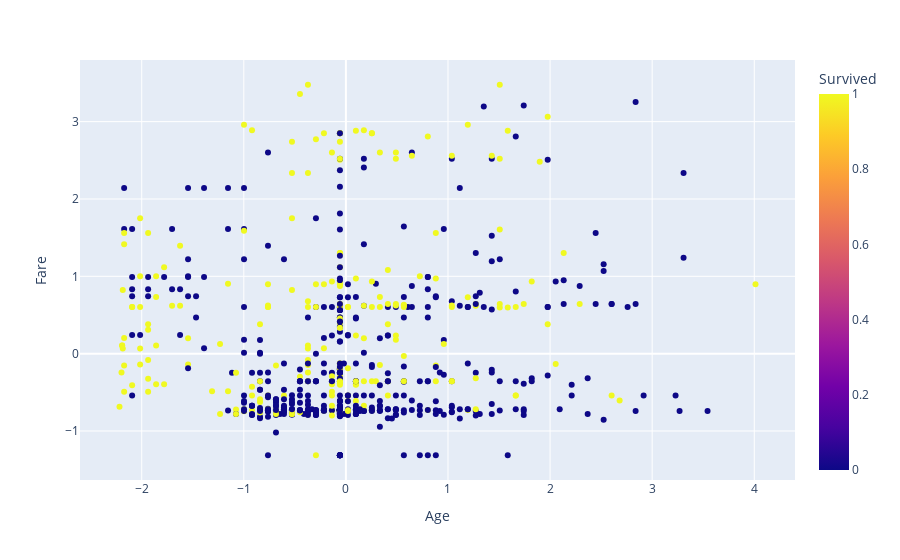

Notebook source saved alongside this figure:
### Code cell
fig = px.scatter(df, x='Age', y='Fare', color='Survived', hover_data=['Name'])
fig.show()

### Figure 1 — Plotly figure (JSON) as saved in the notebook; plotly's stock layout.template omitted (floating-point values rounded to 4 significant figures; data arrays with more than 128 entries replaced by an {"elided": "..."} marker saying what was removed)
{"data": [{"customdata": {"elided": "775x1 str values"}, "hovertemplate": "Age=%{x}<br>Fare=%{y}<br>Name=%{customdata[0]}<br>Survived=%{marker.color}<extra></extra>", "legendgroup": "", "marker": {"color": {"elided": "775 int values"}, "coloraxis": "coloraxis", "symbol": "circle"}, "mode": "markers", "name": "", "orientation": "v", "showlegend": false, "type": "scatter", "x": {"elided": "775 float values"}, "xaxis": "x", "y": {"elided": "775 float values"}, "yaxis": "y"}], "layout": {"coloraxis": {"colorbar": {"title": {"text": "Survived"}}, "colorscale": [[0, "#0d0887"], [0.1111, "#46039f"], [0.2222, "#7201a8"], [0.3333, "#9c179e"], [0.4444, "#bd3786"], [0.5556, "#d8576b"], [0.6667, "#ed7953"], [0.7778, "#fb9f3a"], [0.8889, "#fdca26"], [1, "#f0f921"]]}, "legend": {"tracegroupgap": 0}, "margin": {"t": 60}, "xaxis": {"anchor": "y", "domain": [0, 1], "title": {"text": "Age"}}, "yaxis": {"anchor": "x", "domain": [0, 1], "title": {"text": "Fare"}}}}
